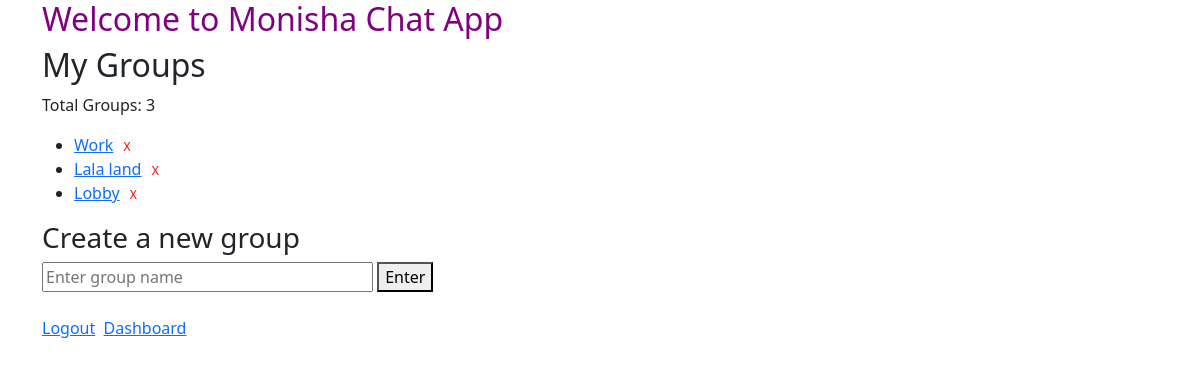
/chat/ (signed in), run on an earlier commit of the app's database.
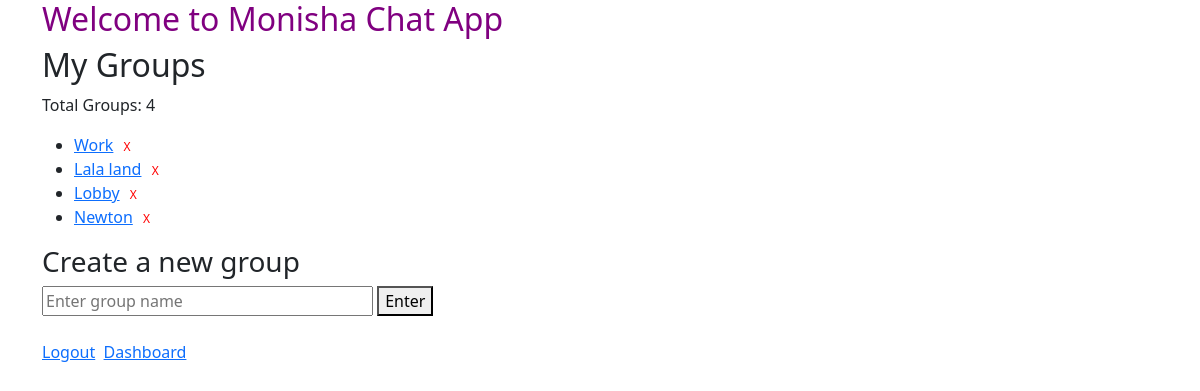
And on a later commit of the database.
### chat/models.py (models this page shows, shortened)
class Room(models.Model):
    name = models.CharField(max_length=100, unique=True)
    users = models.ManyToManyField(settings.AUTH_USER_MODEL, related_name='rooms', blank=True)

### chat/views.py (the view, shortened to what this page needs)
# urls.py: path("", views.index, name="home"),
def index(request):
    rooms = Room.objects.filter(users=request.user) if request.user.is_authenticated else Room.objects.none()
    return render(request, "chat/index.html", {"rooms": rooms})

### chat/templates/chat/index.html (shortened to what this page needs)
{% extends 'base.html' %}
{% block content %}
    {% if user.is_authenticated %}
        <h2>My Groups</h2>
        <p>Total Groups: {{ rooms.count }}</p>
        <ul id="room-list">
            {% for room in rooms %}
                <li>
                    <a href="{% url 'chat:room' %}?room_name={{ room.name }}">{{ room.name }}</a>
                    {% if user.user_type == 'pro' %}
                        <form action="{% url 'chat:remove_room' room.name %}" method="POST" style="display:inline;" onsubmit="return confirmDelete();">
                            <button type="submit" style="color: red; background: none; border: none; cursor: pointer; font-size: 12px;">X</button>
                        </form>
                    {% endif %}
                </li>
            {% empty %}
                <li>No rooms available.</li>
            {% endfor %}
        </ul>
        {% if user.user_type == 'pro' %}
        <h3>Create a new group</h3>
        <form id="create-room-form" method="POST" onsubmit="return validateRoomName();">
            <input id="room-name-input" name="room_name" type="text" size="30" required placeholder="Enter group name">
            <button id="room-name-submit" type="submit">Enter</button>
        </form><br>
        {% endif %}
        <a href="#" onclick="logout()">Logout</a>&nbsp;
    {% else %}
        <h5>You can access this page only if you are logged in.</h5>
    {% endif %}
    <a href="{% url 'users:dashboard' %}">Dashboard</a>
{% endblock %}

What changed in the data, as far as the page shows it:
added Room: name "Newton"
Also different on the page:
{{ rooms.count }}: "3" → "4"
